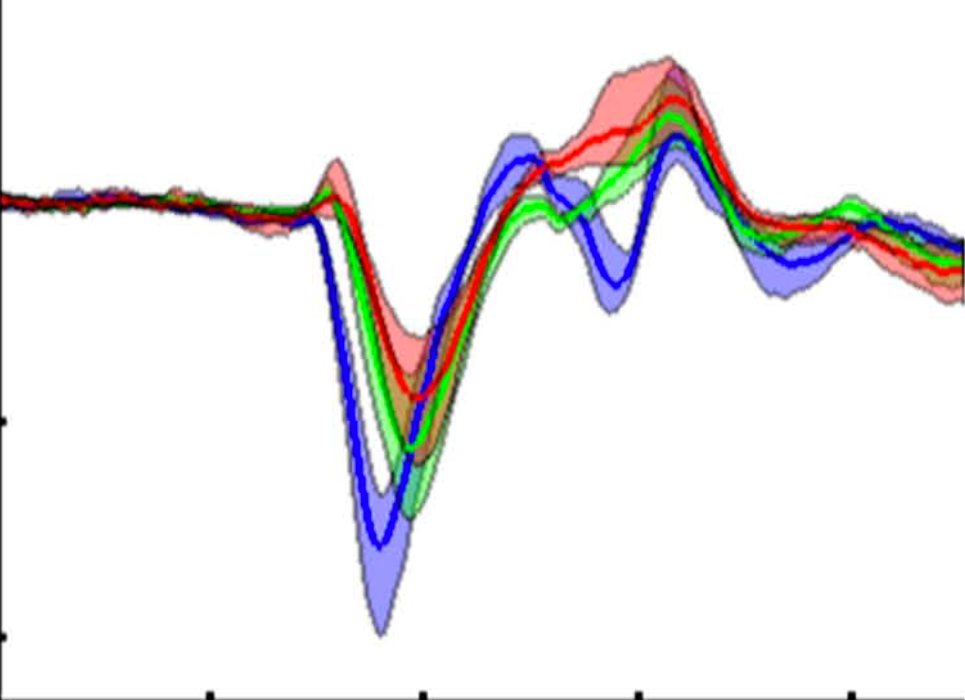
#> input picture scripts/Hagler2014-Fig8D-cropped.tiff, 965 x 700 px
$ jupyter execute 'Make V1-V3 waveforms.ipynb'   (shell and % lines are left out)   (older library calls are emulated)
#> lines starting #> are read from the running program, lines starting #| are printed output that depends on the picture
# Make manual V1, V2 and V3 waveforms

1. Iterate on V1 waveform until happy
    * re-run `ld_V1` overwrites self each time
1. Give `ld_V1` as argument to `ld_V2.draw_line`
    * see in relation to each other
1. Give V1 and V2 to V3

_Hint:_ stabilise baseline by making a couple of points close to the first kink.

[cell 1]
import numpy as np
import matplotlib.pyplot as plt
from scipy.interpolate import UnivariateSpline
from scipy.misc import imread

Take an image as background. This one is from [@Hagler:2014jd].

[cell 2]
imname = 'Hagler2014-Fig8D-cropped.tiff'
img = imread(imname)
#> img is the input picture: shape (700, 965, 4); mean R, G, B, A 237, 235, 236.8, 255
fs = 250.  # Hz

[cell 3]
class LineDrawer(object):
    def __init__(self, fnum=100, fs=250.,
                 tmin=-0.100, tmax=0.350, color='dodgerblue',
                 bck_img=None):
        self.f_interp = None

        self.color = color
        self.bck_img = bck_img
        self.time = np.arange(tmin, tmax, 1./fs)
        self.fig, self.ax = plt.subplots(1, 1, num=fnum)
        self.plot_handle = self.ax.plot([self.time[0],
                                         self.time[-1]],
                                        [0, 0])
        self.ax.set_ylim([-1, 1])
        self.ax.grid(True)

        if self.bck_img is not None:
            self.ax.imshow(self.bck_img, zorder=0,
                           extent=[-0.1, 0.35,
                                   -1., 1.], aspect='auto')
    @property
    def amplitude(self):
        return(self.f_interp(self.time))

    def plot_line(self, x, y, color='k', linewidth=2.0):
        self.ax.plot(x, y, color=color, linewidth=linewidth)
        self.ax.figure.canvas.draw()

    def draw_line(self, V1=None, V2=None, V3=None):

        if V1 is not None:
            self.plot_line(V1.time, V1.amplitude,
                           color=V1.color, linewidth=3.0)
        if V2 is not None:
            self.plot_line(V2.time, V2.amplitude,
                           color=V2.color, linewidth=3.0)

        if V3 is not None:
            self.plot_line(V3.time, V3.amplitude,
                           color=V3.color, linewidth=3.0)

        xy = self.fig.ginput(n=-1, timeout=300.)
# [4 lines of commented-out code are left out]

        x = [p[0] for p in xy]
        y = [p[1] for p in xy]

        self.xy = [x, y]

        self.f_interp = UnivariateSpline(x, y, s=0)

        self.plot_line(self.time, self.amplitude,
                       color=self.color, linewidth=3.0)

[cell 4]
#plt.plot([1,2,3,4,5])
ld_V1 = LineDrawer(fnum=1, color='dodgerblue', bck_img=img)
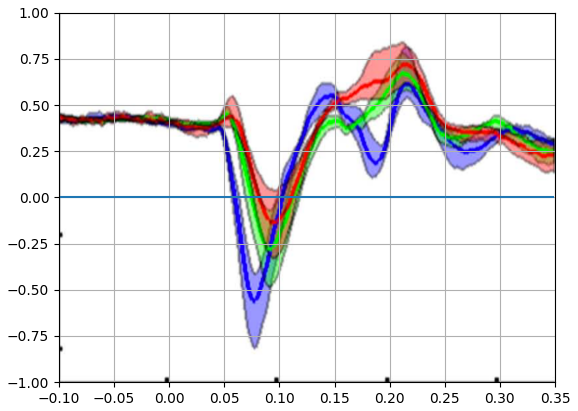
#> figure drawn by matplotlib, 1 panel
